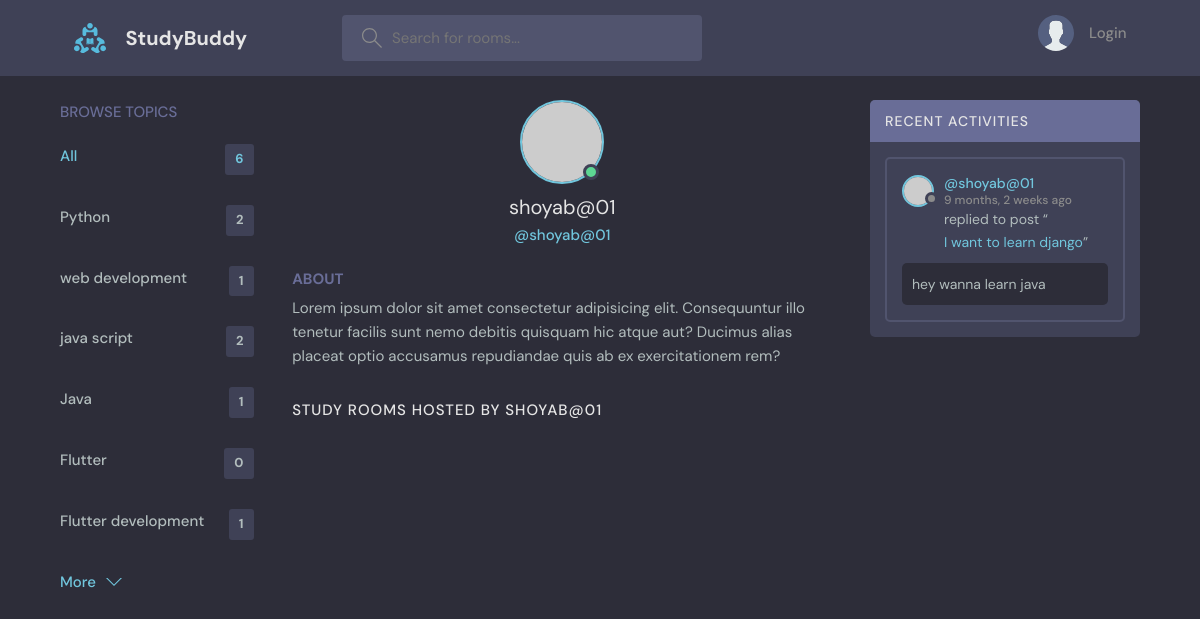
Screenshot of /profile/4 with the database file from the repository.
### base/models.py (models this page shows, shortened)
class Topic(models.Model):
    name = models.CharField(max_length = 200)
    def __str__(self):
        return self.name

class Message(models.Model):
    user = models.ForeignKey(User, on_delete = models.CASCADE)
    room = models.ForeignKey(Room, on_delete = models.CASCADE)
    body = models.TextField()
    updated = models.DateTimeField(auto_now = True)
    created = models.DateTimeField(auto_now_add = True)
    class Meta:
        ordering = ['-updated', '-created']

class Room(models.Model):
    host = models.ForeignKey(User, on_delete = models.SET_NULL, null = True)
    topic = models.ForeignKey(Topic, on_delete = models.SET_NULL, null = True)
    name = models.CharField(max_length=200)
    description = models.TextField(null = True)
    participants = models.ManyToManyField(User, related_name ='participants', blank=True)
    updated = models.DateTimeField(auto_now = True)
    created = models.DateTimeField(auto_now_add = True)
    class Meta:
        ordering = ['-updated', '-created']

### base/views.py (the view)
# urls.py: path("profile/<str:pk>", views.userProfile, name = "profile"),
def userProfile(request, pk):
    user = User.objects.get(id = pk)
    rooms = user.room_set.all()
    room_messages = user.message_set.all()
    topics = Topic.objects.all()
    context = {'user':user, 'rooms':rooms, 'room_messages':room_messages, 'topics':topics}
    return render(request, 'base/profile.html', context)

### base/templates/base/profile.html (shortened to what this page needs)
{% extends 'main.html' %}
{% block content %}
<main class="layout layout--3">
  <div class="container">
    {% include 'base/topics_component.html' %}
    <div class="roomList">
      <div class="profile">
        <div class="profile__avatar">
          <div class="avatar avatar--large active">
            <img src="https://randomuser.me/api/portraits/men/11.jpg" />
          </div>
        </div>
        <div class="profile__info">
          <h3>{{user.username}}</h3>
          <p>@{{user.username}}</p>
        </div>
        <div class="profile__about">
          <h3>About</h3>
          <p>
            Lorem ipsum dolor sit amet consectetur adipisicing elit. Consequuntur illo tenetur
            facilis sunt nemo debitis quisquam hic atque aut? Ducimus alias placeat optio
            accusamus repudiandae quis ab ex exercitationem rem?
          </p>
        </div>
      </div>
      <div class="roomList__header">
        <div>
          <h2>Study Rooms Hosted by {{user.username}}</a>
          </h2>
        </div>
      </div>
    </div>
    {% include 'base/activity_component.html' %}
  </div>
</main>
{% endblock content %}
{% load static %}

### base/templates/base/topics_component.html (shortened to what this page needs)
<div class="topics">
  <div class="topics__header">
    <h2>Browse Topics</h2>
  </div>
  <ul class="topics__list">
    <li>
      <a href="{% url 'home' %}" class="active">All <span>{{topics.count}}</span></a>
    </li>
    {% for topic in topics %}
    <li>
      <a href="{% url 'home' %}?q={{topic}}">{{topic}} <span>{{topic.room_set.all.count}}</span></a>
    </li>
    {% endfor %}
  </ul>
  <a class="btn btn--link" href="topics.html">
    More
    <svg
      version="1.1"
      xmlns="http://www.w3.org/2000/svg"
      width="32"
      height="32"
      viewBox="0 0 32 32"
    >
      <title>chevron-down</title>
      <path d="M16 21l-13-13h-3l16 16 16-16h-3l-13 13z"></path>
    </svg>
  </a>
</div>

### base/templates/base/activity_component.html (shortened to what this page needs)
<div class="activities">
  <div class="activities__header">
    <h2>Recent Activities</h2>
  </div>
  {% for message in room_messages %}
  <div class="activities__box">
    <div class="activities__boxHeader roomListRoom__header">
      <a href="{% url 'profile' message.user.id %}" class="roomListRoom__author">
        <div class="avatar avatar--small">
          <img src="https://randomuser.me/api/portraits/women/11.jpg" />
        </div>
        <p>
          @{{message.user}}
          <span>{{message.created | timesince}} ago</span>
        </p>
      </a>
    </div>
    <div class="activities__boxContent">
      <p>
        replied to post “<a href="{% url 'room' message.room.id %}">{{message.room.name}}</a
        >”
      </p>
      <div class="activities__boxRoomContent">
        {{message.body}}
      </div>
    </div>
  </div>
  {% endfor %}
</div>

### rows the page displays
Topic: name "Python", room_set.all.count "2"
Topic: name "web development", room_set.all.count "1"
Topic: name "java script", room_set.all.count "2"
Topic: name "Java", room_set.all.count "1"
Topic: name "Flutter", room_set.all.count "0"
Topic: name "Flutter development", room_set.all.count "1"
Message: user "shoyab@01", created "9 months, 2 weeks", room.name "I want to learn django", body "hey wanna learn java"

### other values shown
{{ topics.count }} "6"
{{ user.username }} "shoyab@01"
{{ user.username }} "SHOYAB@01"
